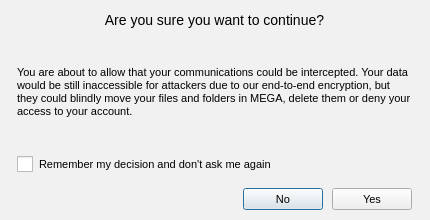
<?xml version="1.0" encoding="UTF-8"?>
<ui version="4.0">
 <class>ConfirmSSLexception</class>
 <widget class="QDialog" name="ConfirmSSLexception">
  <property name="geometry">
   <rect>
    <x>0</x>
    <y>0</y>
    <width>430</width>
    <height>220</height>
   </rect>
  </property>
  <property name="minimumSize">
   <size>
    <width>430</width>
    <height>220</height>
   </size>
  </property>
  <property name="maximumSize">
   <size>
    <width>430</width>
    <height>240</height>
   </size>
  </property>
  <property name="windowTitle">
   <string>Warning</string>
  </property>
  <property name="styleSheet">
   <string notr="true">QWidget
{
font-size: 11px;
}

#lConfirmation
{
font-size: 14px;
}

QCheckBox::indicator {
     width: 16px;
     height: 16px;
 }

QPushButton
{
    min-height: 14px;
	height: 14px;
}

#ConfirmSSLexception
{
	background-color: #f1f1f1;
}
</string>
  </property>
  <layout class="QVBoxLayout" name="verticalLayout" stretch="0,1,0,0">
   <property name="spacing">
    <number>12</number>
   </property>
   <property name="leftMargin">
    <number>17</number>
   </property>
   <property name="topMargin">
    <number>12</number>
   </property>
   <property name="rightMargin">
    <number>18</number>
   </property>
   <property name="bottomMargin">
    <number>6</number>
   </property>
   <item>
    <widget class="QLabel" name="lConfirmation">
     <property name="minimumSize">
      <size>
       <width>0</width>
       <height>0</height>
      </size>
     </property>
     <property name="maximumSize">
      <size>
       <width>16777215</width>
       <height>16777215</height>
      </size>
     </property>
     <property name="text">
      <string>Are you sure you want to continue?</string>
     </property>
     <property name="alignment">
      <set>Qt::AlignCenter</set>
     </property>
     <property name="wordWrap">
      <bool>true</bool>
     </property>
    </widget>
   </item>
   <item>
    <widget class="QLabel" name="lDescSLLproblem">
     <property name="minimumSize">
      <size>
       <width>0</width>
       <height>0</height>
      </size>
     </property>
     <property name="maximumSize">
      <size>
       <width>16777215</width>
       <height>16777215</height>
      </size>
     </property>
     <property name="styleSheet">
      <string notr="true">padding-top: -10px;</string>
     </property>
     <property name="text">
      <string>You are about to allow that your communications could be intercepted. Your data would be still inaccessible for attackers due to our end-to-end encryption, but they could blindly move your files and folders in MEGA, delete them or deny your access to your account.</string>
     </property>
     <property name="wordWrap">
      <bool>true</bool>
     </property>
    </widget>
   </item>
   <item>
    <widget class="QCheckBox" name="cRemember">
     <property name="sizePolicy">
      <sizepolicy hsizetype="Minimum" vsizetype="Preferred">
       <horstretch>0</horstretch>
       <verstretch>0</verstretch>
      </sizepolicy>
     </property>
     <property name="text">
      <string>Remember my decision and don't ask me again</string>
     </property>
    </widget>
   </item>
   <item>
    <widget class="QWidget" name="wButtons" native="true">
     <property name="minimumSize">
      <size>
       <width>0</width>
       <height>30</height>
      </size>
     </property>
     <property name="maximumSize">
      <size>
       <width>16777215</width>
       <height>30</height>
      </size>
     </property>
     <layout class="QHBoxLayout" name="horizontalLayout">
      <property name="spacing">
       <number>9</number>
      </property>
      <property name="leftMargin">
       <number>0</number>
      </property>
      <property name="topMargin">
       <number>0</number>
      </property>
      <property name="rightMargin">
       <number>0</number>
      </property>
      <property name="bottomMargin">
       <number>0</number>
      </property>
      <item>
       <spacer name="horizontalSpacer">
        <property name="orientation">
         <enum>Qt::Horizontal</enum>
        </property>
        <property name="sizeHint" stdset="0">
         <size>
          <width>234</width>
          <height>20</height>
         </size>
        </property>
       </spacer>
      </item>
      <item>
       <widget class="QPushButton" name="bCancel">
        <property name="text">
         <string>No</string>
        </property>
       </widget>
      </item>
      <item>
       <widget class="QPushButton" name="bOK">
        <property name="text">
         <string>Yes</string>
        </property>
       </widget>
      </item>
     </layout>
    </widget>
   </item>
  </layout>
 </widget>
 <resources/>
 <connections>
  <connection>
   <sender>bOK</sender>
   <signal>clicked()</signal>
   <receiver>ConfirmSSLexception</receiver>
   <slot>accept()</slot>
   <hints>
    <hint type="sourcelabel">
     <x>380</x>
     <y>140</y>
    </hint>
    <hint type="destinationlabel">
     <x>214</x>
     <y>79</y>
    </hint>
   </hints>
  </connection>
  <connection>
   <sender>bCancel</sender>
   <signal>clicked()</signal>
   <receiver>ConfirmSSLexception</receiver>
   <slot>reject()</slot>
   <hints>
    <hint type="sourcelabel">
     <x>297</x>
     <y>140</y>
    </hint>
    <hint type="destinationlabel">
     <x>214</x>
     <y>79</y>
    </hint>
   </hints>
  </connection>
 </connections>
</ui>
